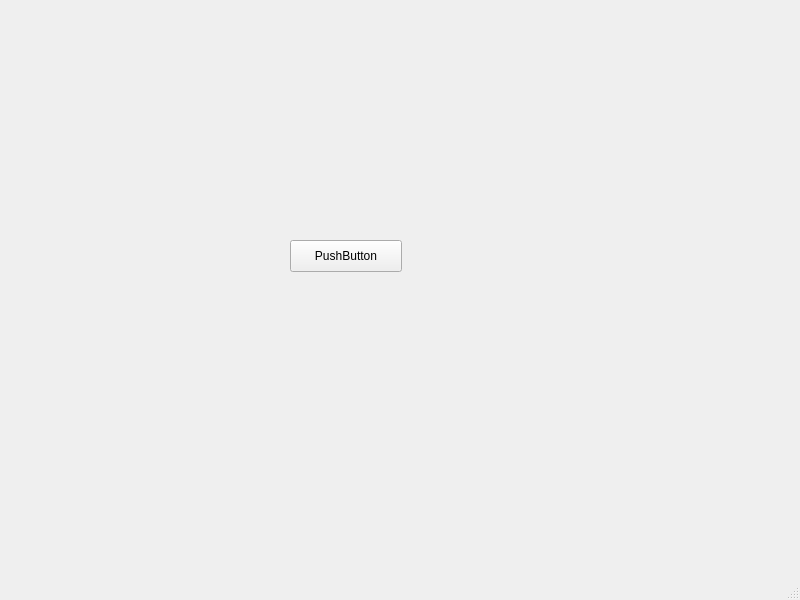
<?xml version="1.0" encoding="UTF-8"?>
<ui version="4.0">
 <class>MainWin</class>
 <widget class="QMainWindow" name="MainWin">
  <property name="geometry">
   <rect>
    <x>0</x>
    <y>0</y>
    <width>800</width>
    <height>600</height>
   </rect>
  </property>
  <property name="windowTitle">
   <string>MainWindow</string>
  </property>
  <widget class="QWidget" name="centralwidget">
   <widget class="QPushButton" name="pushButton">
    <property name="geometry">
     <rect>
      <x>290</x>
      <y>240</y>
      <width>112</width>
      <height>32</height>
     </rect>
    </property>
    <property name="text">
     <string>PushButton</string>
    </property>
   </widget>
  </widget>
  <widget class="QMenuBar" name="menubar">
   <property name="geometry">
    <rect>
     <x>0</x>
     <y>0</y>
     <width>800</width>
     <height>22</height>
    </rect>
   </property>
  </widget>
  <widget class="QStatusBar" name="statusbar"/>
 </widget>
 <resources/>
 <connections/>
</ui>
